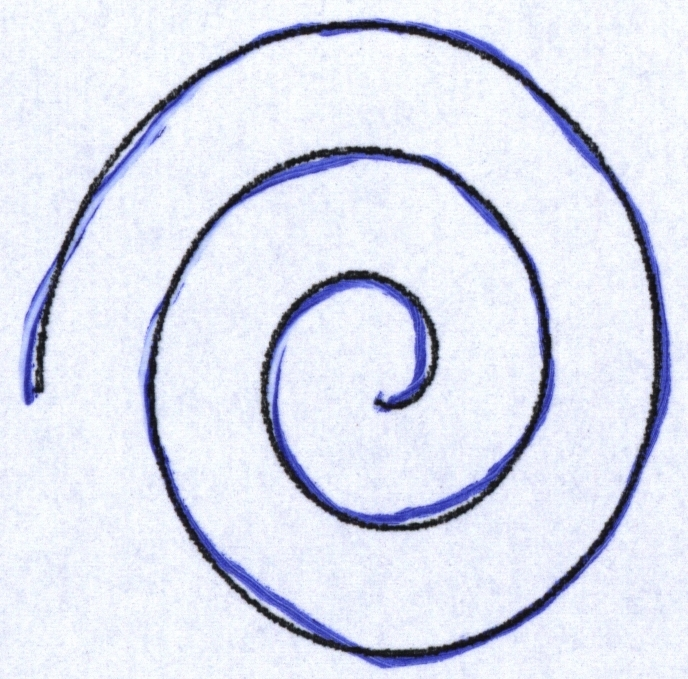
#> input picture origcontrol/sp1-H13.jpg, 688 x 679 px; its folder holds only this picture in this run
$ python index.py
#> lines starting #> are read from the running program, lines starting #| are printed output that depends on the picture; after the words box and inside, x2 and y2 are one past the last pixel; in counts of white or black regions, pixels touching at a corner belong together
#> the answer given: origcontrol/sp1-H13.jpg
### segmenter.py
import cv2
import numpy as np

lowerBlue = np.array([100, 10, 10])
upperBlue = np.array([250, 200,200])

lowerBlack = np.array([0, 0, 0])
upperBlack = np.array([100, 100, 100])

compressionRatio = 200

def segmentary(image):
    blueLineMask = cv2.inRange(image, lowerBlue, upperBlue)
    image = cv2.blur(image,(5,5))
    blackLineMask = cv2.inRange(image, lowerBlack, upperBlack)

    return blueLineMask, blackLineMask

def readImageAndResize(filePath):
#> called with filePath = 'origcontrol/sp1-H13.jpg'
    image = cv2.imread(filePath)
#> image is the input picture: shape (679, 688, 3); mean B, G, R 237.6, 223.3, 219.2
    image = cv2.resize(image, (compressionRatio, compressionRatio))
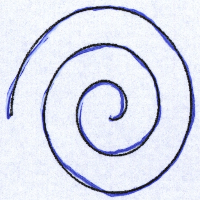
#> image: shape (200, 200, 3); mean B, G, R 237.4, 223.1, 219.1

    return image

### nnparkinson.py
from database import readDataBaseImage, createDataBase
from sklearn.neural_network import MLPClassifier
from sklearn.svm import SVC
from sklearn import metrics

import scikitplot as skplt
import matplotlib.pyplot as plt

import numpy as np
import pickle

classifier = None

# [23 lines left out: function createAndTrainNN, not called in this run]

def loadClassifier():
    global classifier
    with open('./_classifiersave.pd', 'rb') as file:
        classifier = pickle.load(file)

def predict(imageMatrix):
    global classifier
    if classifier == None: loadClassifier()

    imageMatrix = imageMatrix.reshape(1, -1)
    predict = classifier.predict(imageMatrix)[0]

    return predict

# [22 lines left out: function testNN, not called in this run]


# [5 lines that do not run on import are left out]

### index.py
import cv2

from segmenter import segmentary, readImageAndResize
from nnparkinson import predict


labels = ("Control", "Patient")

def start():
    file_path = input("Digite o caminho da imagem: ")

    image = readImageAndResize(file_path)
    blueLineImage, _ = segmentary(image)
#> in segmentary, `blueLineMask = cv2.inRange(image, lowerBlue, upperBlue)`:
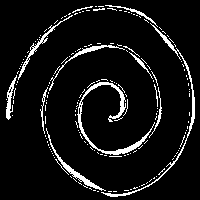
#> blueLineMask: shape (200, 200); 7.7% white in thin lines or dots
#> in segmentary, `image = cv2.blur(image,(5,5))`:
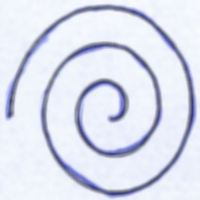
#> image: shape (200, 200, 3); mean B, G, R 237.4, 223.1, 219.1
#> in segmentary, `blackLineMask = cv2.inRange(image, lowerBlack, upperBlack)`: blackLineMask: shape (200, 200); every value is 0

    predict_image = predict(blueLineImage)

    print("Predict:", labels[predict_image])


if __name__ == "__main__":
#> (the run stopped early here; a loop or call above may not have finished)

$ run again, on origcontrol/sp1-H8.jpg
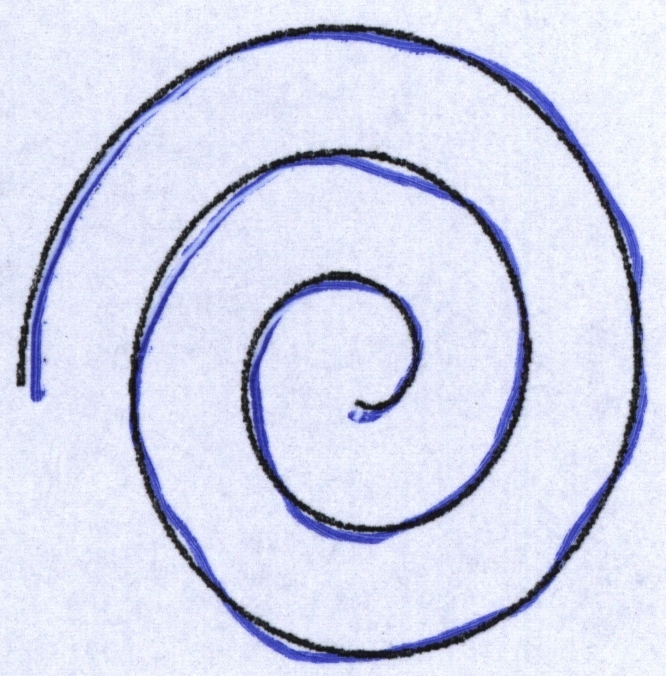
#> input picture origcontrol/sp1-H8.jpg, 666 x 676 px
#> in readImageAndResize, image is the input picture: shape (676, 666, 3); mean B, G, R 235.8, 215.6, 211.5
#> in segmentary, `blueLineMask = cv2.inRange(image, lowerBlue, upperBlue)`:
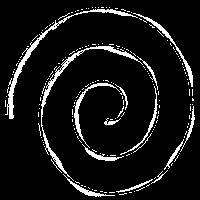
#> blueLineMask: shape (200, 200); 8.6% white; 190 white regions (175 under 20 px), largest, box (x1, y1, x2, y2) and area: (5, 9, 138, 119) 703, (41, 46, 143, 181) 673, (133, 13, 193, 87) 290
#> in segmentary, `image = cv2.blur(image,(5,5))`:
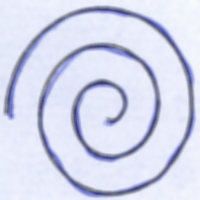
#> image: shape (200, 200, 3); mean B, G, R 235.7, 215.4, 211.3
#> blackLineMask: shape (200, 200); every value is 0

$ run again, on origcontrol/sp2-H38.jpg
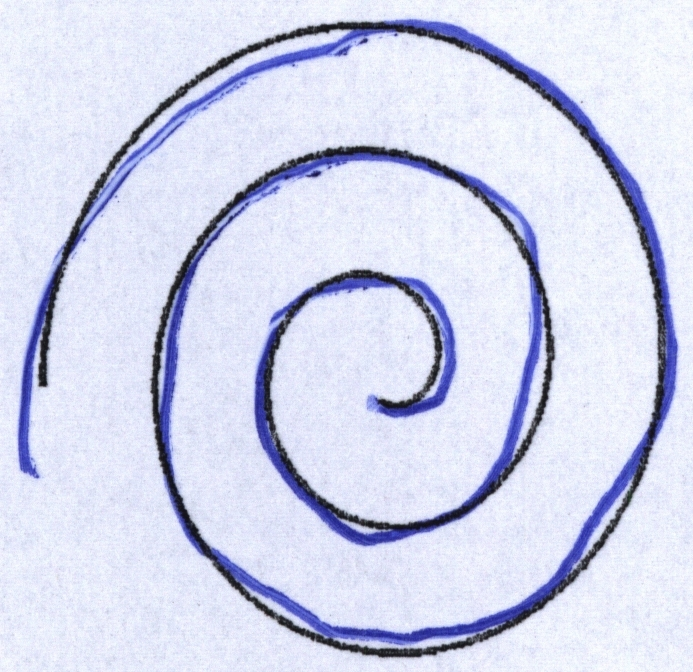
#> input picture origcontrol/sp2-H38.jpg, 693 x 672 px
#> in readImageAndResize, image is the input picture: shape (672, 693, 3); mean B, G, R 235.3, 213.5, 209.3
#> in segmentary, `blueLineMask = cv2.inRange(image, lowerBlue, upperBlue)`:
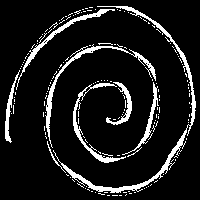
#> blueLineMask: shape (200, 200); 10.7% white; 166 white regions (158 under 20 px), largest, box (x1, y1, x2, y2) and area: (53, 6, 196, 193) 1317, (45, 44, 156, 148) 673, (73, 83, 126, 163) 486
#> in segmentary, `image = cv2.blur(image,(5,5))`:
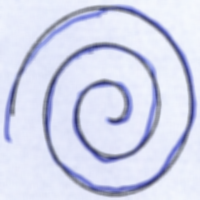
#> image: shape (200, 200, 3); mean B, G, R 235.2, 213.4, 209.1
#> blackLineMask: shape (200, 200); every value is 0

$ run again, on origcontrol/sp1-H38.jpg
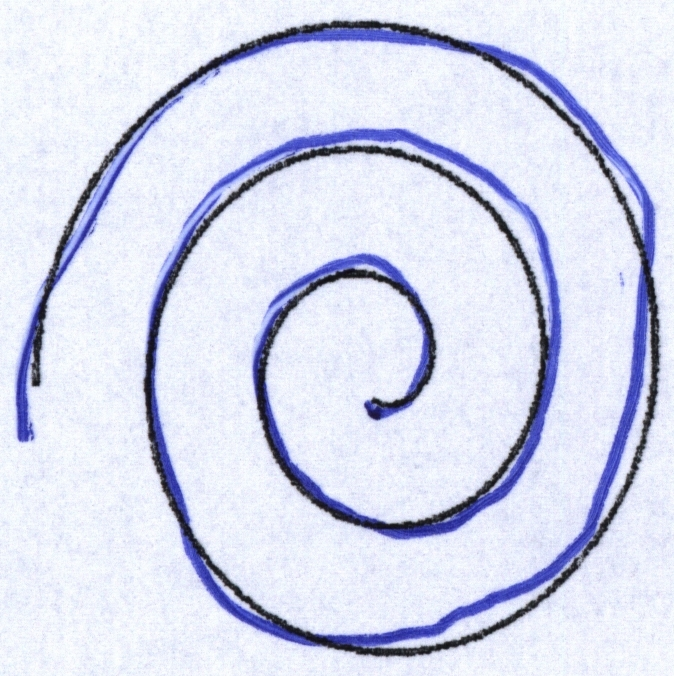
#> input picture origcontrol/sp1-H38.jpg, 674 x 676 px
#> in readImageAndResize, image is the input picture: shape (676, 674, 3); mean B, G, R 236.1, 217.5, 213.2
#> in segmentary, `blueLineMask = cv2.inRange(image, lowerBlue, upperBlue)`:
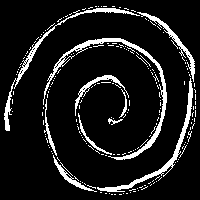
#> blueLineMask: shape (200, 200); 10.9% white; 202 white regions (192 under 20 px), largest, box (x1, y1, x2, y2) and area: (43, 38, 167, 160) 1086, (97, 78, 193, 192) 734, (4, 8, 140, 131) 680
#> in segmentary, `image = cv2.blur(image,(5,5))`:
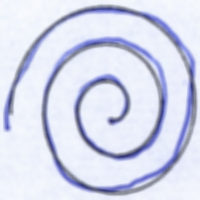
#> image: shape (200, 200, 3); mean B, G, R 236, 217.3, 213.1
#> blackLineMask: shape (200, 200); every value is 0
